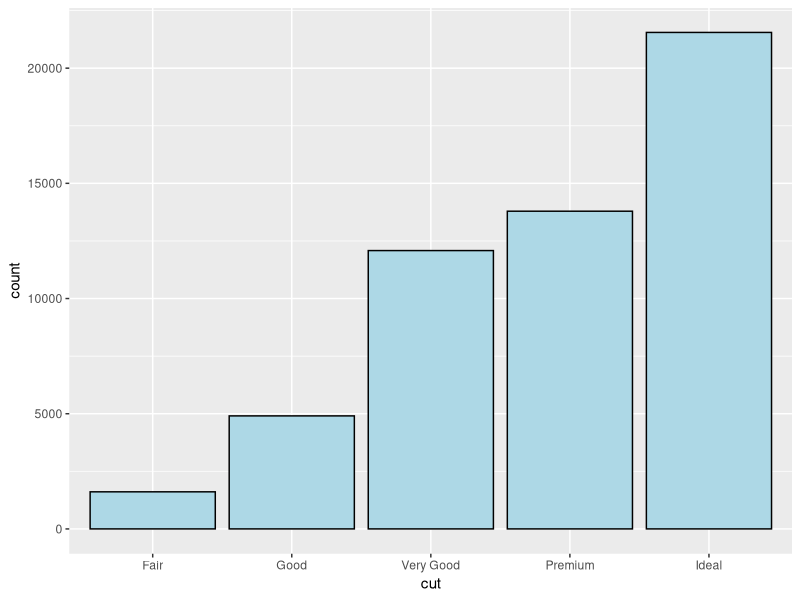
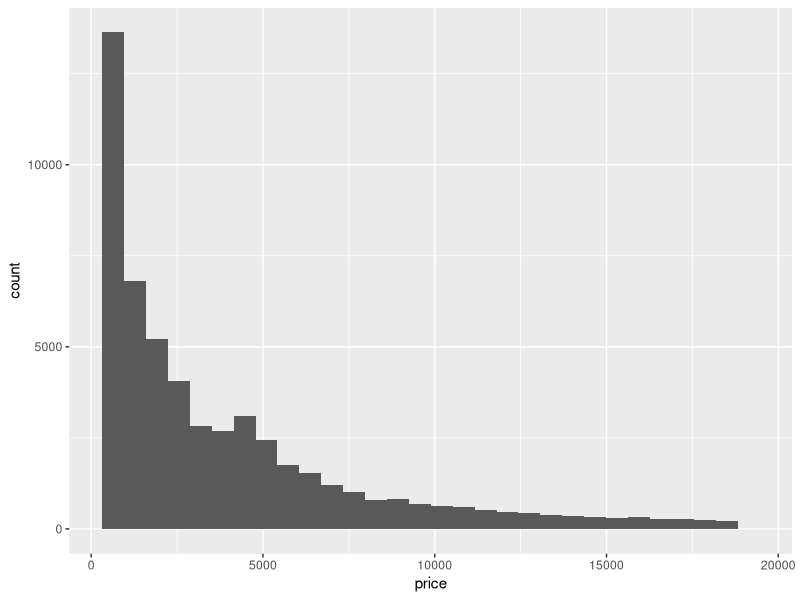
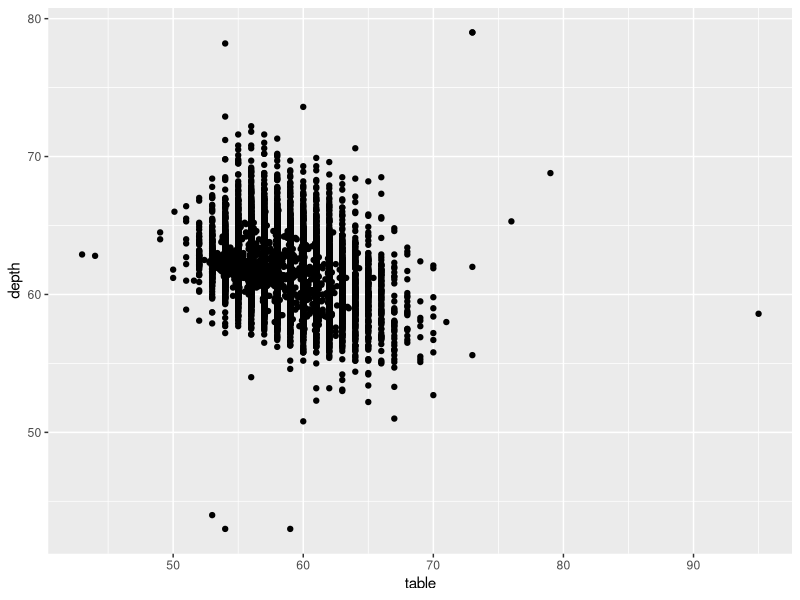
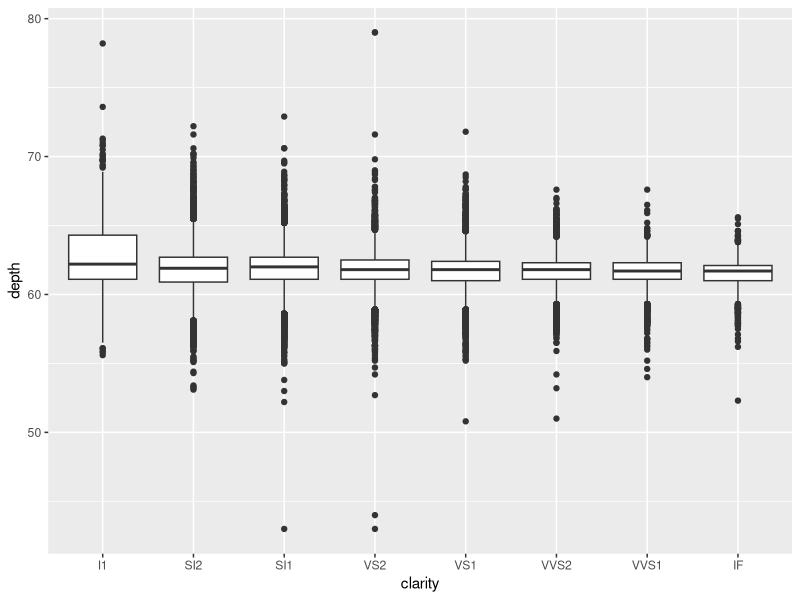
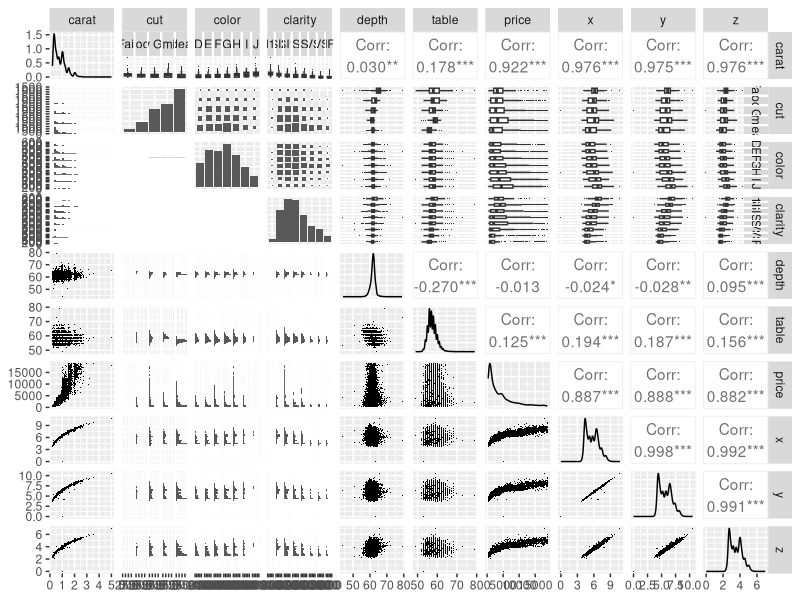

R code for these plots, in order:
## ---- chunk 1
knitr::opts_chunk$set(echo = TRUE)
## ---- chunk 2
library(ggplot2)
diamonds
## ---- chunk 3
ggplot(data = diamonds, aes(x = cut)) +
geom_bar(fill = "lightblue", colour = "black")
## ---- chunk 4
ggplot(data = diamonds, aes(x = price)) +
geom_histogram()
## ---- chunk 5
ggplot(data = diamonds, aes(x = table, y=depth)) +
geom_point()
## ---- chunk 6
ggplot(diamonds, aes(x=clarity, y=depth)) +
geom_boxplot()
## ---- chunk 7
library(ggplot2)
library(GGally)
library(scales)
library(memisc)

# 從數據集獲取10000個樣本數據進行分析
set.seed(20022012)
diamond_samp <- diamonds[sample(1:length(diamonds$price), 10000), ]
ggpairs(diamond_samp,lower= list(continuous = wrap("points", shape = I('.'))),
        upper = list(combo = wrap("box", outlier.shape = I('.'))))
